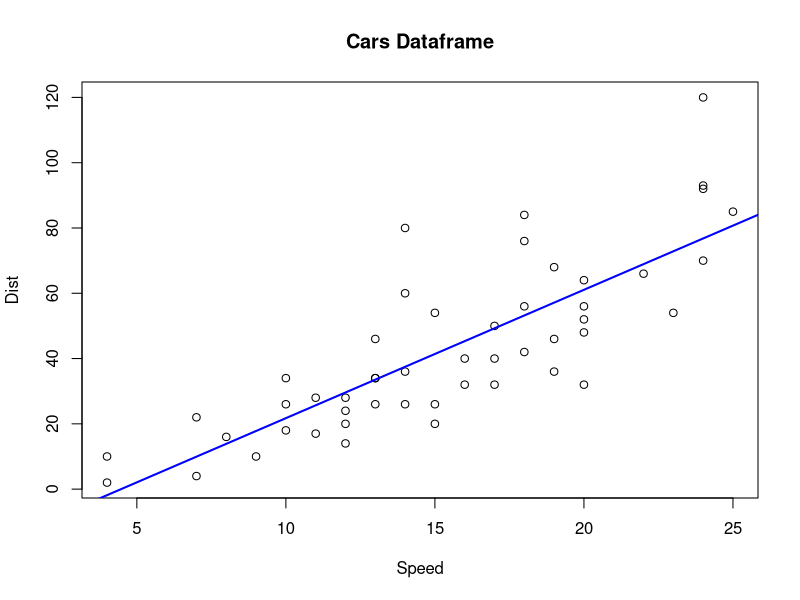

Write R code to recreate this figure.
plot(cars$speed, cars$dist, xlab = "Speed", ylab = "Dist", main = "Cars Dataframe")
#title("Cars Dataframe")
lm_fit <- lm(formula = dist ~ speed, data = cars)
#abline(lm_fit)
abline(lm_fit, lwd = 2, col = "blue")